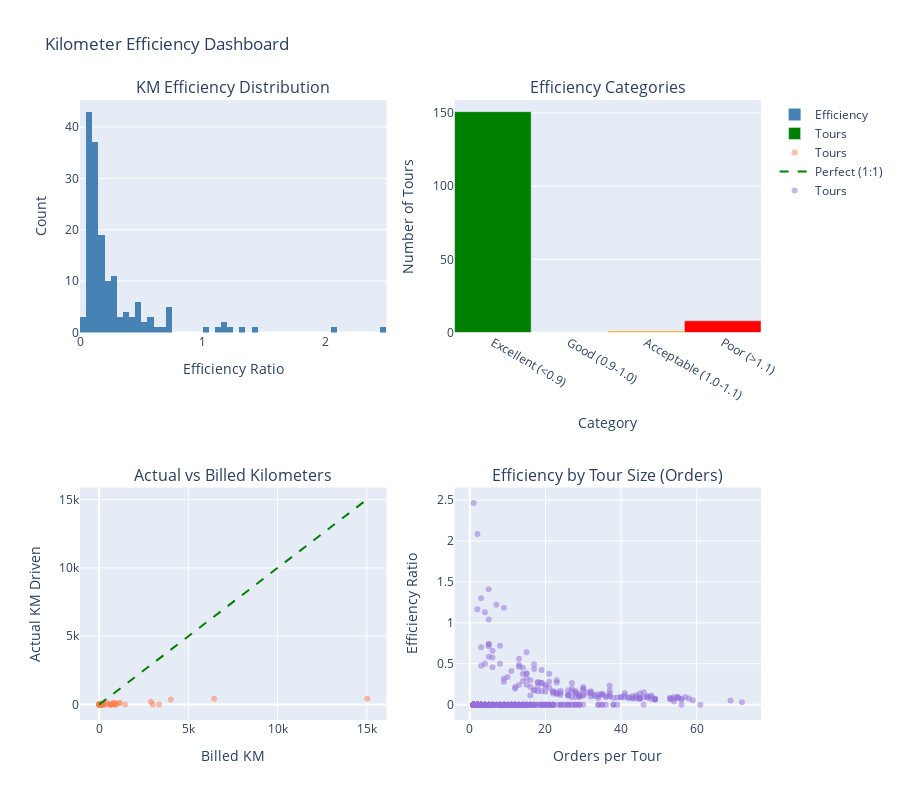

The notebook cell saved with this chart:
### Code cell
# Import Path for file handling
from pathlib import Path

# Load tour cost data if available
tour_costs_file = Path('../data/processed/tour_costs.csv')

if tour_costs_file.exists():
    print("Loading tour cost data...")
    df_tour_costs = pd.read_csv(tour_costs_file)
    
    print(f"Loaded {len(df_tour_costs):,} tours with cost data")
    
    # Check if efficiency data exists
    if 'km_efficiency_ratio' in df_tour_costs.columns:
        print("\n📏 KM Efficiency Analysis:")
        
        # Filter out outliers for visualization
        efficiency_clean = df_tour_costs['km_efficiency_ratio'].dropna()
        efficiency_clean = efficiency_clean[(efficiency_clean > 0) & (efficiency_clean < 3)]
        
        print(f"   Mean efficiency ratio: {efficiency_clean.mean():.3f}")
        print(f"   Median efficiency ratio: {efficiency_clean.median():.3f}")
        print(f"   Std deviation: {efficiency_clean.std():.3f}")
        
        # Categorize efficiency
        excellent = (efficiency_clean < 0.9).sum()
        good = ((efficiency_clean >= 0.9) & (efficiency_clean < 1.0)).sum()
        acceptable = ((efficiency_clean >= 1.0) & (efficiency_clean < 1.1)).sum()
        poor = (efficiency_clean >= 1.1).sum()
        
        print(f"\n   Efficiency categories:")
        print(f"   • Excellent (<0.9):  {excellent:,} tours ({excellent/len(efficiency_clean)*100:.1f}%)")
        print(f"   • Good (0.9-1.0):    {good:,} tours ({good/len(efficiency_clean)*100:.1f}%)")
        print(f"   • Acceptable (1.0-1.1): {acceptable:,} tours ({acceptable/len(efficiency_clean)*100:.1f}%)")
        print(f"   • Poor (>1.1):       {poor:,} tours ({poor/len(efficiency_clean)*100:.1f}%)")
        
        # Create visualizations
        fig = make_subplots(
            rows=2, cols=2,
            subplot_titles=(
                'KM Efficiency Distribution',
                'Efficiency Categories',
                'Actual vs Billed Kilometers',
                'Efficiency by Tour Size (Orders)'
            ),
            specs=[[{'type': 'histogram'}, {'type': 'bar'}],
                   [{'type': 'scatter'}, {'type': 'scatter'}]]
        )
        
        # 1. Histogram
        fig.add_trace(
            go.Histogram(x=efficiency_clean, nbinsx=50, name='Efficiency',
                        marker_color='steelblue'),
            row=1, col=1
        )
        
        # 2. Category bar chart
        categories = ['Excellent\n(<0.9)', 'Good\n(0.9-1.0)', 'Acceptable\n(1.0-1.1)', 'Poor\n(>1.1)']
        counts = [excellent, good, acceptable, poor]
        colors = ['green', 'lightgreen', 'orange', 'red']
        
        fig.add_trace(
            go.Bar(x=categories, y=counts, marker_color=colors, name='Tours'),
            row=1, col=2
        )
        
        # 3. Actual vs Billed scatter
        sample = df_tour_costs.sample(min(1000, len(df_tour_costs)))
        if 'IstKm.Tour' in sample.columns and 'billed_km_total' in sample.columns:
            fig.add_trace(
                go.Scatter(x=sample['billed_km_total'], y=sample['IstKm.Tour'],
                          mode='markers', marker=dict(color='coral', opacity=0.5),
                          name='Tours'),
                row=2, col=1
            )
            
            # Perfect efficiency line
            max_km = max(sample['billed_km_total'].max(), sample['IstKm.Tour'].max())
            fig.add_trace(
                go.Scatter(x=[0, max_km], y=[0, max_km],
                          mode='lines', line=dict(color='green', dash='dash'),
                          name='Perfect (1:1)'),
                row=2, col=1
            )
        
        # 4. Efficiency by tour size
        if 'order_count' in df_tour_costs.columns:
            sample_eff = df_tour_costs.dropna(subset=['km_efficiency_ratio', 'order_count'])
            sample_eff = sample_eff[sample_eff['km_efficiency_ratio'] < 3]
            
            fig.add_trace(
                go.Scatter(x=sample_eff['order_count'], 
                          y=sample_eff['km_efficiency_ratio'],
                          mode='markers', 
                          marker=dict(color='mediumpurple', opacity=0.5),
                          name='Tours'),
                row=2, col=2
            )
        
        # Update layout
        fig.update_xaxes(title_text="Efficiency Ratio", row=1, col=1)
        fig.update_xaxes(title_text="Category", row=1, col=2)
        fig.update_xaxes(title_text="Billed KM", row=2, col=1)
        fig.update_xaxes(title_text="Orders per Tour", row=2, col=2)
        
        fig.update_yaxes(title_text="Count", row=1, col=1)
        fig.update_yaxes(title_text="Number of Tours", row=1, col=2)
        fig.update_yaxes(title_text="Actual KM Driven", row=2, col=1)
        fig.update_yaxes(title_text="Efficiency Ratio", row=2, col=2)
        
        fig.update_layout(
            height=800,
            showlegend=True,
            title_text="Kilometer Efficiency Dashboard"
        )
        
        fig.write_html('../results/km_efficiency_dashboard.html')
        fig.show()
        
        print("\n✓ Dashboard saved to: results/km_efficiency_dashboard.html")
    else:
        print("\n⚠️  km_efficiency_ratio column not found in tour costs")
else:
    print("⚠️  Tour cost data not found. Run notebook 06 first to generate tour_costs.csv")

### Figure 1 — Plotly figure (JSON) as saved in the notebook; plotly's stock layout.template omitted (floating-point values rounded to 4 significant figures; data arrays with more than 128 entries replaced by an {"elided": "..."} marker saying what was removed)
{"data": [{"marker": {"color": "steelblue"}, "name": "Efficiency", "nbinsx": 50, "type": "histogram", "x": {"elided": "160 float values"}, "xaxis": "x", "yaxis": "y"}, {"marker": {"color": ["green", "lightgreen", "orange", "red"]}, "name": "Tours", "type": "bar", "x": ["Excellent\n(<0.9)", "Good\n(0.9-1.0)", "Acceptable\n(1.0-1.1)", "Poor\n(>1.1)"], "xaxis": "x2", "y": [151, 0, 1, 8], "yaxis": "y2"}, {"marker": {"color": "coral", "opacity": 0.5}, "mode": "markers", "name": "Tours", "type": "scatter", "x": {"elided": "1000 float values"}, "xaxis": "x3", "y": {"elided": "1000 float values"}, "yaxis": "y3"}, {"line": {"color": "green", "dash": "dash"}, "mode": "lines", "name": "Perfect (1:1)", "type": "scatter", "x": [0, 15034], "xaxis": "x3", "y": [0, 15034], "yaxis": "y3"}, {"marker": {"color": "mediumpurple", "opacity": 0.5}, "mode": "markers", "name": "Tours", "type": "scatter", "x": {"elided": "642 float values"}, "xaxis": "x4", "y": {"elided": "642 float values"}, "yaxis": "y4"}], "layout": {"annotations": [{"font": {"size": 16}, "showarrow": false, "text": "KM Efficiency Distribution", "x": 0.225, "xanchor": "center", "xref": "paper", "y": 1, "yanchor": "bottom", "yref": "paper"}, {"font": {"size": 16}, "showarrow": false, "text": "Efficiency Categories", "x": 0.775, "xanchor": "center", "xref": "paper", "y": 1, "yanchor": "bottom", "yref": "paper"}, {"font": {"size": 16}, "showarrow": false, "text": "Actual vs Billed Kilometers", "x": 0.225, "xanchor": "center", "xref": "paper", "y": 0.375, "yanchor": "bottom", "yref": "paper"}, {"font": {"size": 16}, "showarrow": false, "text": "Efficiency by Tour Size (Orders)", "x": 0.775, "xanchor": "center", "xref": "paper", "y": 0.375, "yanchor": "bottom", "yref": "paper"}], "height": 800, "showlegend": true, "title": {"text": "Kilometer Efficiency Dashboard"}, "xaxis": {"anchor": "y", "domain": [0, 0.45], "title": {"text": "Efficiency Ratio"}}, "xaxis2": {"anchor": "y2", "domain": [0.55, 1], "title": {"text": "Category"}}, "xaxis3": {"anchor": "y3", "domain": [0, 0.45], "title": {"text": "Billed KM"}}, "xaxis4": {"anchor": "y4", "domain": [0.55, 1], "title": {"text": "Orders per Tour"}}, "yaxis": {"anchor": "x", "domain": [0.625, 1], "title": {"text": "Count"}}, "yaxis2": {"anchor": "x2", "domain": [0.625, 1], "title": {"text": "Number of Tours"}}, "yaxis3": {"anchor": "x3", "domain": [0, 0.375], "title": {"text": "Actual KM Driven"}}, "yaxis4": {"anchor": "x4", "domain": [0, 0.375], "title": {"text": "Efficiency Ratio"}}}}
